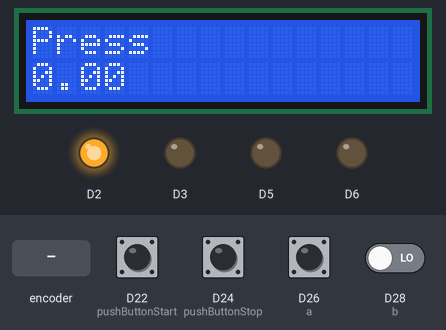
Bench run of a sketch on a simulated Arduino Due. Parts: 16×2 character LCD, output pins drawn as LEDs (lit = HIGH). The test bench sets the inputs (shaded band); at power-on: D26 (a) HIGH, D22 (pushButtonStart), D24 (pushButtonStop), D28 (b) LOW. What the sketch prints to the serial monitor is not drawn.

Above: at 1.2 s.
1.3 s: D22 (pushButtonStart) pulled HIGH for 0.15 s
At 1.9 s:
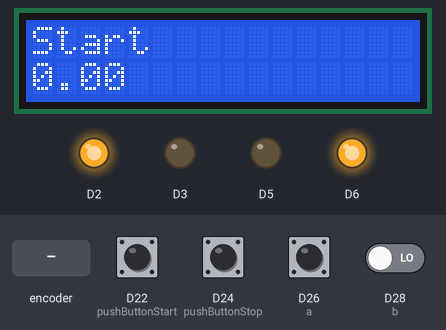
2.9 s: D24 (pushButtonStop) pulled HIGH for 0.15 s
At 4.1 s:
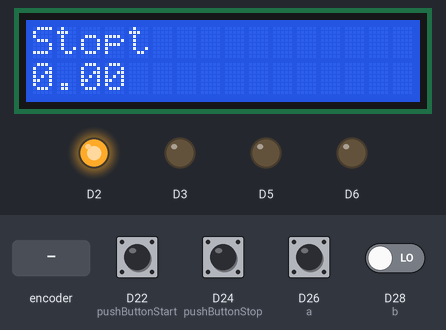
4.5 s: rotary encoder on D26 (a) / D28 (b) turned 3 steps (first pin leading)
At 5.8 s:
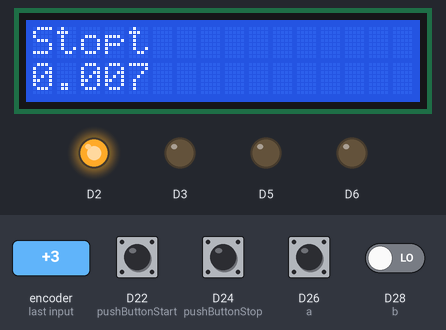
6.6 s: D22 (pushButtonStart) pulled HIGH for 1 s
At 7.2 s:
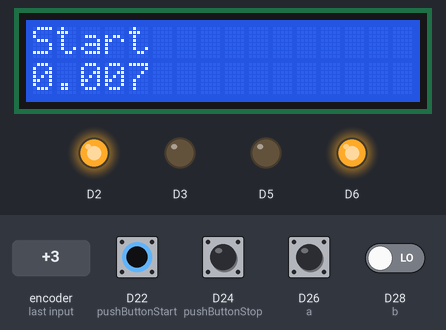
9.1 s: rotary encoder on D26 (a) / D28 (b) turned 1 step (first pin leading)
At 9.21 s:
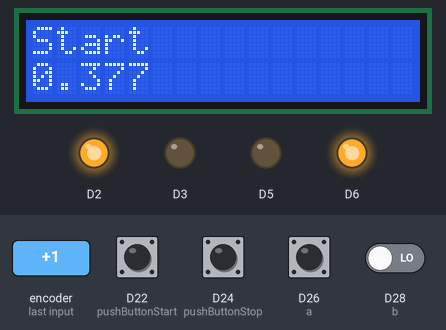
10.8 s: D24 (pushButtonStop) pulled HIGH for 1 s
At 11.6 s:
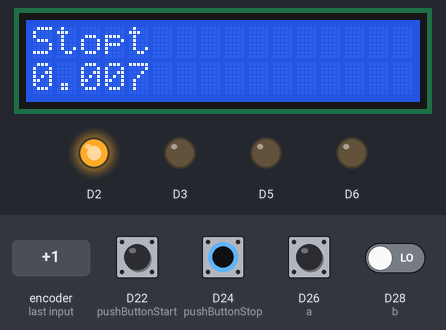
Timing chart, 0 to 13.8 s (numbered marks = the images above; inputs shaded):
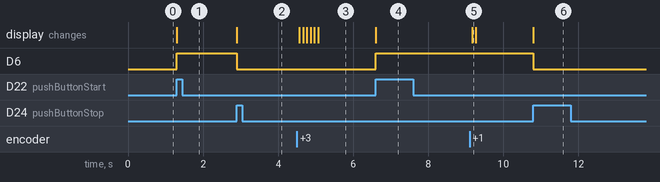

Measured:
- after the input at 1.3 s, D6: LOW → HIGH at once; the display: changes at once (image 1)
- after the input at 2.9 s, D6: HIGH → LOW at once; the display: changes at once (image 2)
- after the input at 4.5 s, the display: first changes after 0.07 s (image 3 shows a later state)
- after the input at 6.6 s, D6: LOW → HIGH at once; the display: changes at once (image 4)
- after the input at 9.1 s, the display: changes after 0.07 s (image 5)
- after the input at 10.8 s, D6: HIGH → LOW at once; the display: changes at once (image 6)

The sketch:

lcd.ino
```cpp
// include the library code:
#include <LiquidCrystal.h>
#include <DueTimer.h>

// Initialize the library with the interface pins
LiquidCrystal lcd(7, 8, 9, 10, 11, 12);

int pushButtonStart =22;
int pushButtonStop = 24;
int clave=0;
int clave1=0;

int buttonState=0;
int buttonState1=0;
int sentido=0;

float contador = 0;
int n = contador ;
int a = 26;
int b = 28;
int f=0;
float rev=0;
int sign=1;
float ref=90,kp=0.15,ki=0.1,kd=0;
float pos=0,last=0,acu=0;
float ee,ed,ei;
double pid;
int sensorValue=0;
float outsensor=0;
double outmotor=0;


void setup() {
// set up the LCD's number of columns and rows
Serial.begin(115200);
lcd.begin(16, 2);
// Print a message to the LCD
lcd.print("Press");


  // make the pushbutton's pin an input:||||||||||||||||||||||||||||||||||||||||||||||||||||||||||||||||||||||||||||||||||||||||||||||||||||||||||
pinMode(pushButtonStart, INPUT);
pinMode(pushButtonStop, INPUT);


       pinMode(23, INPUT);
       pinMode(25, INPUT);
       pinMode(27, INPUT);
       pinMode(29, INPUT);

       pinMode(a, INPUT);
       attachInterrupt( a, ServicioBoton, FALLING);
       //pinMode(a, INPUT);
       pinMode(b, INPUT);
       Timer3.attachInterrupt(myHandler);
      // Timer3.setFrequency(10);
       Timer3.start(100000); // Calls every 100ms

       pinMode(6, OUTPUT);
       pinMode(5, OUTPUT);

       pinMode(3, OUTPUT);
       pinMode(2, OUTPUT);

       digitalWrite(3, LOW);
       digitalWrite(2, HIGH);
}

void loop() {

  lcd.setCursor(0, 1);
  lcd.print(rev);

//-------------------------------- intensidad de iluminacion
//  sensorValue = analogRead(A8);
//
//  outsensor=sensorValue*(255)/(1023);
//
//  analogWrite(5, outsensor);

//------------------------------------
  buttonState = digitalRead(pushButtonStart);
  buttonState1 = digitalRead(pushButtonStop);

   if(f==1){
     if(sentido==0){
    Serial.println('-');
    sign=-1;
    }else{
      Serial.println('+');
      sign=1;
      };
      f=0;
   };


  if(buttonState or clave==1){


  lcd.setCursor(0, 0);
  lcd.print("Start");


  clave=1;
  clave1=0;
 // lcd.clear();


 outmotor=abs(pid)*(255)/(100);
   if(pid>0){

    analogWrite(6, outmotor);
    digitalWrite(5, LOW);
    };
   if(pid<0){

    analogWrite(5, outmotor);
    digitalWrite(6, LOW);
    };


  }

  if(buttonState1 or clave1==1){


  lcd.setCursor(0, 0);
  lcd.print("Stop");


  clave=0;
  clave1=1;
  //lcd.clear();
  lcd.setCursor(0, 0);
  lcd.print("Stop");
  digitalWrite(5, LOW);
  digitalWrite(6, LOW);

  }

  // print out the state of the button:
  Serial.print(buttonState);
  Serial.println(buttonState);
//  Serial.println(1);

  delay(1);        // delay in between reads for stability
}

void ServicioBoton()

   {  contador++ ;
      sentido= digitalRead(b);
      f=1;
   }

void myHandler(){

     rev=sign*(contador/1600)*10*60;


     contador=0;

     PID();
}

 void PID()
   {

 ee = ref-rev;  // error actual
 ed = 0;// ee-last;   // error derivativo
 ei=  ee+acu;  // error integral

 pid = (kp*ee) + (ki*ei) + (kd*ed);  // P,I,D terminos

 if (pid>100 && pid>0){ pid=100;}
 if (pid<-100 && pid<0){ pid=-100;}
 last=ee;
 acu=acu+ee;
 //velocidad(num);

 //Serial.println(pos);


   }
```
